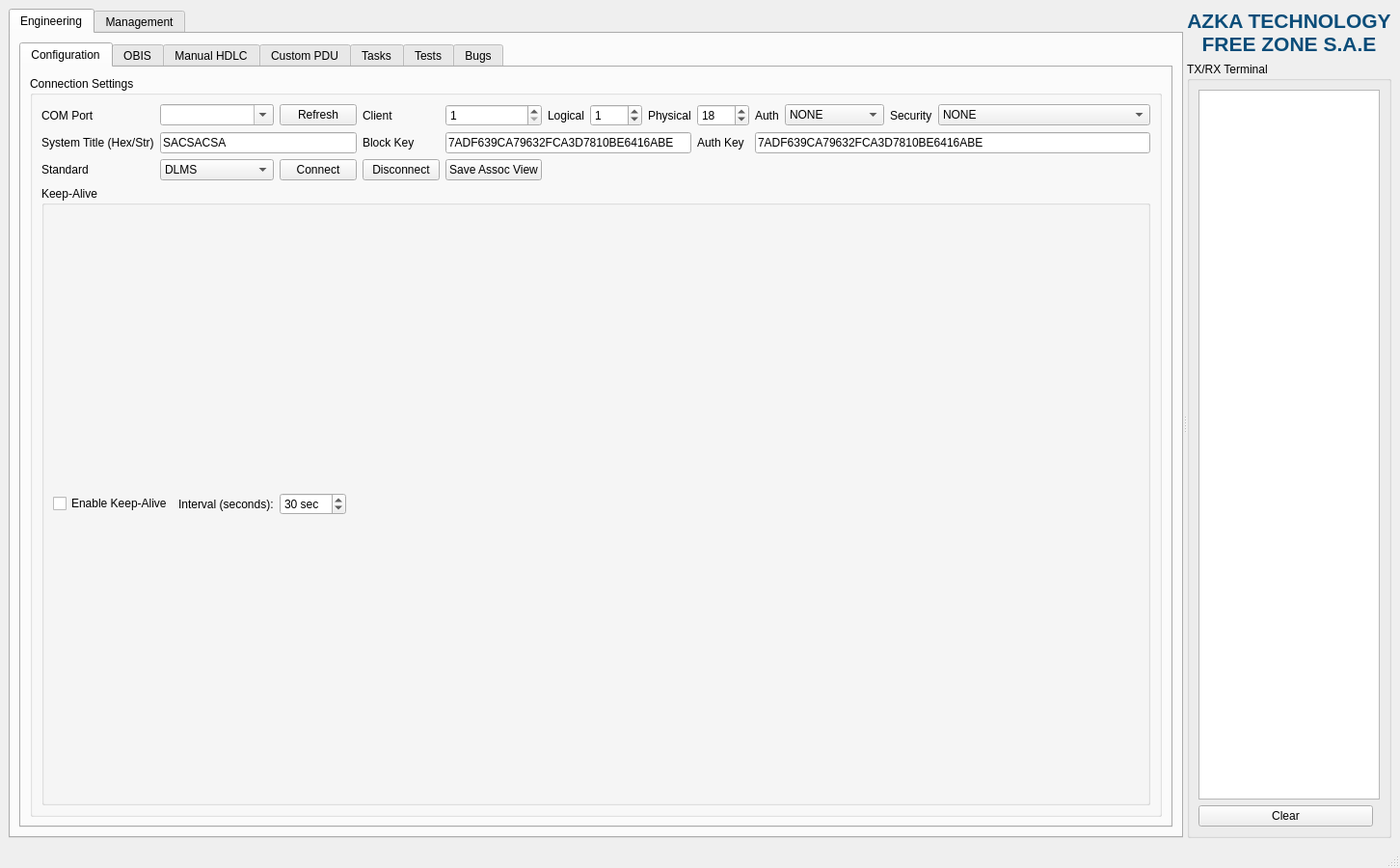
<?xml version="1.0" encoding="UTF-8"?>
<ui version="4.0">
 <class>MainWindow</class>
 <widget class="QMainWindow" name="MainWindow">
  <property name="geometry">
   <rect>
    <x>0</x>
    <y>0</y>
    <width>1400</width>
    <height>900</height>
   </rect>
  </property>
  <property name="windowTitle">
   <string>DLMS GUI — AZKA TECHNOLOGY</string>
  </property>
  <widget class="QWidget" name="centralWidget">
   <layout class="QHBoxLayout" name="mainHLayout">
    <item>
     <widget class="QSplitter" name="mainSplitter">
      <property name="orientation">
       <enum>Qt::Horizontal</enum>
      </property>
      <widget class="QTabWidget" name="mainTabWidget">
       <property name="tabPosition">
        <enum>QTabWidget::North</enum>
       </property>
       <widget class="QWidget" name="tabEngineering">
        <attribute name="title">
         <string>Engineering</string>
        </attribute>
        <layout class="QVBoxLayout" name="engVLayout">
         <item>
          <widget class="QTabWidget" name="engTabWidget">
           <widget class="QWidget" name="tabConfiguration">
            <attribute name="title">
             <string>Configuration</string>
            </attribute>
            <layout class="QVBoxLayout" name="cfgVLayout">
             <item>
              <widget class="QGroupBox" name="connGroupBox">
               <property name="title">
                <string>Connection Settings</string>
               </property>
               <layout class="QGridLayout" name="connGridLayout">
                <item row="0" column="0">
                 <widget class="QLabel" name="lblPort">
                  <property name="text"><string>COM Port</string></property>
                 </widget>
                </item>
                <item row="0" column="1">
                 <widget class="QComboBox" name="cmbPort">
                  <property name="editable"><bool>true</bool></property>
                  <property name="minimumWidth"><number>90</number></property>
                 </widget>
                </item>
                <item row="0" column="2">
                 <widget class="QPushButton" name="btnRefreshPorts">
                  <property name="text"><string>Refresh</string></property>
                 </widget>
                </item>
                <item row="0" column="3">
                 <widget class="QLabel" name="lblClient">
                  <property name="text"><string>Client</string></property>
                 </widget>
                </item>
                <item row="0" column="4">
                 <widget class="QSpinBox" name="spinClient">
                  <property name="minimum"><number>1</number></property>
                  <property name="maximum"><number>127</number></property>
                  <property name="value"><number>1</number></property>
                  <property name="maximumWidth"><number>70</number></property>
                 </widget>
                </item>
                <item row="0" column="5">
                 <widget class="QLabel" name="lblLogical">
                  <property name="text"><string>Logical</string></property>
                 </widget>
                </item>
                <item row="0" column="6">
                 <widget class="QSpinBox" name="spinLogical">
                  <property name="minimum"><number>0</number></property>
                  <property name="maximum"><number>9999</number></property>
                  <property name="value"><number>1</number></property>
                  <property name="maximumWidth"><number>70</number></property>
                 </widget>
                </item>
                <item row="0" column="7">
                 <widget class="QLabel" name="lblPhysical">
                  <property name="text"><string>Physical</string></property>
                 </widget>
                </item>
                <item row="0" column="8">
                 <widget class="QSpinBox" name="spinPhysical">
                  <property name="minimum"><number>0</number></property>
                  <property name="maximum"><number>9999</number></property>
                  <property name="value"><number>18</number></property>
                  <property name="maximumWidth"><number>70</number></property>
                 </widget>
                </item>
                <item row="0" column="9">
                 <widget class="QLabel" name="lblAuth">
                  <property name="text"><string>Auth</string></property>
                 </widget>
                </item>
                <item row="0" column="10">
                 <widget class="QComboBox" name="cmbAuth">
                  <item><property name="text"><string>NONE</string></property></item>
                  <item><property name="text"><string>LOW</string></property></item>
                  <item><property name="text"><string>HIGH</string></property></item>
                  <item><property name="text"><string>HIGH_GMAC</string></property></item>
                 </widget>
                </item>
                <item row="0" column="11">
                 <widget class="QLabel" name="lblSecurity">
                  <property name="text"><string>Security</string></property>
                 </widget>
                </item>
                <item row="0" column="12">
                 <widget class="QComboBox" name="cmbSecurity">
                  <item><property name="text"><string>NONE</string></property></item>
                  <item><property name="text"><string>AUTHENTICATION</string></property></item>
                  <item><property name="text"><string>ENCRYPTION</string></property></item>
                  <item><property name="text"><string>AUTHENTICATION_ENCRYPTION</string></property></item>
                 </widget>
                </item>
                <item row="1" column="0">
                 <widget class="QLabel" name="lblSysTitle">
                  <property name="text"><string>System Title (Hex/Str)</string></property>
                 </widget>
                </item>
                <item row="1" column="1" colspan="2">
                 <widget class="QLineEdit" name="editSysTitle">
                  <property name="text"><string>SACSACSA</string></property>
                 </widget>
                </item>
                <item row="1" column="3">
                 <widget class="QLabel" name="lblBlockKey">
                  <property name="text"><string>Block Key</string></property>
                 </widget>
                </item>
                <item row="1" column="4" colspan="4">
                 <widget class="QLineEdit" name="editBlockKey">
                  <property name="text"><string>7ADF639CA79632FCA3D7810BE6416ABE</string></property>
                 </widget>
                </item>
                <item row="1" column="8">
                 <widget class="QLabel" name="lblAuthKey">
                  <property name="text"><string>Auth Key</string></property>
                 </widget>
                </item>
                <item row="1" column="9" colspan="4">
                 <widget class="QLineEdit" name="editAuthKey">
                  <property name="text"><string>7ADF639CA79632FCA3D7810BE6416ABE</string></property>
                 </widget>
                </item>
                <item row="2" column="0">
                 <widget class="QLabel" name="lblStandard">
                  <property name="text"><string>Standard</string></property>
                 </widget>
                </item>
                <item row="2" column="1">
                 <widget class="QComboBox" name="cmbStandard">
                  <item><property name="text"><string>DLMS</string></property></item>
                  <item><property name="text"><string>ITALY</string></property></item>
                  <item><property name="text"><string>INDIA</string></property></item>
                  <item><property name="text"><string>SAUDI_ARABIA</string></property></item>
                  <item><property name="text"><string>SPAIN</string></property></item>
                 </widget>
                </item>
                <item row="2" column="2">
                 <widget class="QPushButton" name="btnConnect">
                  <property name="text"><string>Connect</string></property>
                 </widget>
                </item>
                <item row="2" column="3">
                 <widget class="QPushButton" name="btnDisconnect">
                  <property name="text"><string>Disconnect</string></property>
                 </widget>
                </item>
                <item row="2" column="4">
                 <widget class="QPushButton" name="btnSaveAssocView">
                  <property name="text"><string>Save Assoc View</string></property>
                 </widget>
                </item>
				<item row="3" column="0" colspan="13">
				<widget class="QGroupBox" name="keepAliveGroup">
					<property name="title">
					<string>Keep-Alive</string>
					</property>
					<layout class="QHBoxLayout" name="keepAliveLayout">
					<item>
					<widget class="QCheckBox" name="chkKeepAlive">
					<property name="text">
						<string>Enable Keep-Alive</string>
					</property>
					<property name="checked">
						<bool>false</bool>
					</property>
					</widget>
					</item>
					<item>
					<widget class="QLabel" name="lblKeepAliveInterval">
					<property name="text">
						<string>Interval (seconds):</string>
					</property>
					</widget>
					</item>
					<item>
					<widget class="QSpinBox" name="spinKeepAliveInterval">
					<property name="minimum">
						<number>10</number>
					</property>
					<property name="maximum">
						<number>300</number>
					</property>
					<property name="value">
						<number>30</number>
					</property>
					<property name="suffix">
						<string> sec</string>
					</property>
					</widget>
					</item>
					<item>
					<spacer>
					<property name="orientation">
						<enum>Qt::Horizontal</enum>
					</property>
					<property name="sizeHint" stdset="0">
						<size>
						<width>40</width>
						<height>20</height>
						</size>
					</property>
					</spacer>
					</item>
                </layout>
               </widget>
              </item>
               </layout>
              </widget>
             </item>
            </layout>
           </widget>
           <widget class="QWidget" name="tabOBIS">
            <attribute name="title">
             <string>OBIS</string>
            </attribute>
            <layout class="QVBoxLayout" name="obisVLayout">
             <item>
              <widget class="QSplitter" name="obisSplitter">
               <property name="orientation">
                <enum>Qt::Vertical</enum>
               </property>
               <widget class="QWidget" name="obisTopWidget">
                <layout class="QVBoxLayout" name="obisTopLayout">
                 <item>
                  <widget class="QTreeWidget" name="obisTree">
                   <column><property name="text"><string>Logical Name</string></property></column>
                   <column><property name="text"><string>Name</string></property></column>
                   <column><property name="text"><string>Type</string></property></column>
                  </widget>
                 </item>
                 <item>
                  <layout class="QHBoxLayout" name="obisCtrlLayout">
                   <item>
                    <widget class="QLabel" name="lblSelOBIS">
                     <property name="text"><string>Selected OBIS:</string></property>
                    </widget>
                   </item>
                   <item>
                    <widget class="QLineEdit" name="editSelOBIS">
                     <property name="readOnly"><bool>false</bool></property>
                    </widget>
                   </item>
                   <item>
                    <widget class="QPushButton" name="btnRefreshOBIS">
                     <property name="text"><string>Refresh OBIS</string></property>
                    </widget>
                   </item>
                   <item>
                    <widget class="QPushButton" name="btnSelectObject">
                     <property name="text"><string>Select Object</string></property>
                    </widget>
                   </item>
                  </layout>
                 </item>
                 <item>
                  <layout class="QHBoxLayout">
                   <item>
                    <widget class="QLabel" name="lblTypeDesc">
                     <property name="text"><string>Type:</string></property>
                    </widget>
                   </item>
                   <item>
                    <widget class="QLabel" name="lblTypeDescValue">
                     <property name="text"><string></string></property>
                     <property name="wordWrap"><bool>true</bool></property>
                    </widget>
                   </item>
                  </layout>
                 </item>
                </layout>
               </widget>
               <widget class="QWidget" name="obisBottomWidget">
                <layout class="QVBoxLayout" name="obisBottomLayout">
                 <item>
                  <widget class="QLabel" name="lblAttributes">
                   <property name="text"><string>Attributes</string></property>
                  </widget>
                 </item>
                 <item>
                  <widget class="QTreeWidget" name="attrsTree">
                   <property name="alternatingRowColors"><bool>true</bool></property>
                   <column><property name="text"><string>Attr</string></property></column>
                   <column><property name="text"><string>Name</string></property></column>
                   <column><property name="text"><string>Right</string></property></column>
                   <column><property name="text"><string>Type</string></property></column>
                   <column><property name="text"><string>Value</string></property></column>
                  </widget>
                 </item>
                 <item>
                  <layout class="QHBoxLayout" name="attrOpsLayout">
                   <item>
                    <widget class="QLabel" name="lblAttrEditor">
                     <property name="text"><string>Editor:</string></property>
                    </widget>
                   </item>
                   <item>
                    <widget class="QLineEdit" name="editAttrValue">
                     <property name="placeholderText"><string>Attribute value</string></property>
                    </widget>
                   </item>
                   <item>
                    <widget class="QPushButton" name="btnAdvancedEditor">
                     <property name="text"><string>Advanced Editor...</string></property>
                    </widget>
                   </item>
                   <item>
                    <widget class="QPushButton" name="btnReadSelected">
                     <property name="text"><string>Read Selected</string></property>
                    </widget>
                   </item>
                   <item>
                    <widget class="QPushButton" name="btnWriteSelected">
                     <property name="text"><string>Write Selected</string></property>
                    </widget>
                   </item>
                  </layout>
                 </item>
                 <item>
                  <widget class="QLabel" name="lblMethods">
                   <property name="text"><string>Methods</string></property>
                  </widget>
                 </item>
                 <item>
                  <widget class="QTreeWidget" name="methodsTree">
                   <property name="alternatingRowColors"><bool>true</bool></property>
                   <column><property name="text"><string>Method</string></property></column>
                   <column><property name="text"><string>Name</string></property></column>
                   <column><property name="text"><string>Right</string></property></column>
                  </widget>
                 </item>
                 <item>
                  <layout class="QHBoxLayout" name="methodOpsLayout">
                   <item>
                    <widget class="QLabel" name="lblParamType">
                     <property name="text"><string>Param Type</string></property>
                    </widget>
                   </item>
                   <item>
                    <widget class="QComboBox" name="cmbMethodType">
                     <item><property name="text"><string>NONE</string></property></item>
                     <item><property name="text"><string>BOOLEAN</string></property></item>
                     <item><property name="text"><string>INT8</string></property></item>
                     <item><property name="text"><string>INT16</string></property></item>
                     <item><property name="text"><string>INT32</string></property></item>
                     <item><property name="text"><string>INT64</string></property></item>
                     <item><property name="text"><string>UINT8</string></property></item>
                     <item><property name="text"><string>UINT16</string></property></item>
                     <item><property name="text"><string>UINT32</string></property></item>
                     <item><property name="text"><string>UINT64</string></property></item>
                     <item><property name="text"><string>OCTET_STRING</string></property></item>
                     <item><property name="text"><string>STRING</string></property></item>
                     <item><property name="text"><string>DATETIME</string></property></item>
                    </widget>
                   </item>
                   <item>
                    <widget class="QLabel" name="lblParamValue">
                     <property name="text"><string>Param Value</string></property>
                    </widget>
                   </item>
                   <item>
                    <widget class="QLineEdit" name="editMethodValue"/>
                   </item>
                   <item>
                    <widget class="QPushButton" name="btnRunMethod">
                     <property name="text"><string>Run Method</string></property>
                    </widget>
                   </item>
                  </layout>
                 </item>
                </layout>
               </widget>
              </widget>
             </item>
            </layout>
           </widget>
           <widget class="QWidget" name="tabManualHDLC">
            <attribute name="title">
             <string>Manual HDLC</string>
            </attribute>
            <layout class="QVBoxLayout" name="hdlcVLayout">
             <item>
              <widget class="QGroupBox" name="grpTX">
               <property name="title"><string>TX Frame (Hex)</string></property>
               <layout class="QVBoxLayout">
                <item>
                 <widget class="QPlainTextEdit" name="txText">
                  <property name="font">
                   <font><family>Consolas</family><pointsize>10</pointsize></font>
                  </property>
                  <property name="placeholderText"><string>Enter hex bytes separated by spaces, e.g.: 7E A0 08 ...</string></property>
                 </widget>
                </item>
                <item>
                 <layout class="QHBoxLayout">
                  <item><spacer><property name="orientation"><enum>Qt::Horizontal</enum></property></spacer></item>
                  <item>
                   <widget class="QPushButton" name="btnSendRaw">
                    <property name="text"><string>Send Frame</string></property>
                   </widget>
                  </item>
                 </layout>
                </item>
               </layout>
              </widget>
             </item>
             <item>
              <widget class="QGroupBox" name="grpRX">
               <property name="title"><string>RX Frame (Hex)</string></property>
               <layout class="QVBoxLayout">
                <item>
                 <widget class="QPlainTextEdit" name="rxText">
                  <property name="readOnly"><bool>true</bool></property>
                  <property name="font">
                   <font><family>Consolas</family><pointsize>10</pointsize></font>
                  </property>
                 </widget>
                </item>
               </layout>
              </widget>
             </item>
            </layout>
           </widget>
           <widget class="QWidget" name="tabCustomPDU">
            <attribute name="title">
             <string>Custom PDU</string>
            </attribute>
            <layout class="QVBoxLayout" name="pduVLayout">
             <item>
              <widget class="QGroupBox" name="grpPDUInput">
               <property name="title"><string>PDU Input (Hex)</string></property>
               <layout class="QVBoxLayout">
                <item>
                 <layout class="QHBoxLayout">
                  <item>
                   <widget class="QLabel" name="lblPDUMode">
                    <property name="text"><string>Input mode:</string></property>
                   </widget>
                  </item>
                  <item>
                   <widget class="QRadioButton" name="radioPDUHex">
                    <property name="text"><string>Hex</string></property>
                    <property name="checked"><bool>true</bool></property>
                   </widget>
                  </item>
                  <item>
                   <widget class="QRadioButton" name="radioPDUXml">
                    <property name="text"><string>XML</string></property>
                   </widget>
                  </item>
                  <item><spacer><property name="orientation"><enum>Qt::Horizontal</enum></property></spacer></item>
                 </layout>
                </item>
                <item>
                 <widget class="QPlainTextEdit" name="pduInput">
                  <property name="font"><font><family>Consolas</family><pointsize>10</pointsize></font></property>
                 </widget>
                </item>
               </layout>
              </widget>
             </item>
             <item>
              <widget class="QGroupBox" name="grpPDUOptions">
               <property name="title"><string>Wrapping Options</string></property>
               <layout class="QGridLayout" name="pduOptsGrid">
                <item row="0" column="0">
                 <widget class="QCheckBox" name="chkApplyCipher">
                  <property name="text"><string>Apply Ciphering</string></property>
                  <property name="checked"><bool>true</bool></property>
                 </widget>
                </item>
                <item row="0" column="1">
                 <widget class="QLabel" name="lblCipherTag">
                  <property name="text"><string>Cipher Tag</string></property>
                 </widget>
                </item>
                <item row="0" column="2">
                 <widget class="QComboBox" name="cmbCipherTag">
                  <item><property name="text"><string>AUTO (from PDU byte 0)</string></property></item>
                  <item><property name="text"><string>0xC8  GLO_GET_REQUEST</string></property></item>
                  <item><property name="text"><string>0xC9  GLO_SET_REQUEST</string></property></item>
                  <item><property name="text"><string>0xCB  GLO_METHOD_REQUEST</string></property></item>
                  <item><property name="text"><string>0xDB  GENERAL_GLO_CIPHERING</string></property></item>
                 </widget>
                </item>
                <item row="0" column="3">
                 <widget class="QCheckBox" name="chkAddLLC">
                  <property name="text"><string>Add LLC Bytes</string></property>
                  <property name="checked"><bool>true</bool></property>
                 </widget>
                </item>
                <item row="0" column="4">
                 <widget class="QLabel" name="lblInvCounter">
                  <property name="text"><string>Invocation Counter</string></property>
                 </widget>
                </item>
                <item row="0" column="5">
                 <widget class="QLineEdit" name="editInvCounter">
                  <property name="text"><string>AUTO</string></property>
                  <property name="maximumWidth"><number>100</number></property>
                 </widget>
                </item>
                <item row="1" column="0">
                 <widget class="QLabel" name="lblFrameType">
                  <property name="text"><string>Frame Type (hex)</string></property>
                 </widget>
                </item>
                <item row="1" column="1">
                 <widget class="QLineEdit" name="editFrameType">
                  <property name="text"><string>0xDC</string></property>
                  <property name="maximumWidth"><number>80</number></property>
                 </widget>
                </item>
                <item row="1" column="2">
                 <widget class="QLabel" name="lblFrameTypeHint">
                  <property name="text"><string>(AUTO = use getNextSend)</string></property>
                 </widget>
                </item>
                <item row="1" column="4">
                 <widget class="QPushButton" name="btnBuildFrame">
                  <property name="text"><string>Build Frame</string></property>
                 </widget>
                </item>
                <item row="1" column="5">
                 <widget class="QPushButton" name="btnSendPDU">
                  <property name="text"><string>Send Frame</string></property>
                 </widget>
                </item>
               </layout>
              </widget>
             </item>
             <item>
              <widget class="QGroupBox" name="grpBuiltFrame">
               <property name="title"><string>Built Frame (Hex)</string></property>
               <layout class="QVBoxLayout">
                <item>
                 <widget class="QPlainTextEdit" name="pduBuiltText">
                  <property name="readOnly"><bool>true</bool></property>
                  <property name="font"><font><family>Consolas</family><pointsize>10</pointsize></font></property>
                 </widget>
                </item>
               </layout>
              </widget>
             </item>
             <item>
              <widget class="QGroupBox" name="grpPDURX">
               <property name="title"><string>RX Response (Hex)</string></property>
               <layout class="QVBoxLayout">
                <item>
                 <widget class="QPlainTextEdit" name="pduRxText">
                  <property name="readOnly"><bool>true</bool></property>
                  <property name="font"><font><family>Consolas</family><pointsize>10</pointsize></font></property>
                 </widget>
                </item>
               </layout>
              </widget>
             </item>
            </layout>
           </widget>
		   <widget class="QWidget" name="tabTasks">
            <attribute name="title">
             <string>Tasks</string>
            </attribute>
            <layout class="QVBoxLayout" name="tasksVLayout">
             <item>
              <widget class="QGroupBox" name="tasksControlGroup">
               <property name="title">
                <string>Task Controls</string>
               </property>
               <layout class="QHBoxLayout" name="tasksControlLayout">
                <item>
                 <widget class="QPushButton" name="btnAddTask">
                  <property name="text">
                   <string>Add Task</string>
                  </property>
                  <property name="icon">
                   <iconset theme="list-add"/>
                  </property>
                 </widget>
                </item>
                <item>
                 <widget class="QPushButton" name="btnEditTask">
                  <property name="text">
                   <string>Edit Task</string>
                  </property>
                 </widget>
                </item>
                <item>
                 <widget class="QPushButton" name="btnRemoveTask">
                  <property name="text">
                   <string>Remove Task</string>
                  </property>
                 </widget>
                </item>
                <item>
                 <widget class="QCheckBox" name="chkListMode">
                  <property name="text">
                   <string>Use WithList Commands</string>
                  </property>
                  <property name="checked">
                   <bool>true</bool>
                  </property>
                 </widget>
                </item>
                <item>
                 <widget class="QLabel" name="lblMaxItems">
                  <property name="text">
                   <string>Max per group: 10</string>
                  </property>
                 </widget>
                </item>
                <item>
                 <spacer>
                  <property name="orientation">
                   <enum>Qt::Horizontal</enum>
                  </property>
                  <property name="sizeHint" stdset="0">
                   <size>
                    <width>40</width>
                    <height>20</height>
                   </size>
                  </property>
                 </spacer>
                </item>
                <item>
                 <widget class="QPushButton" name="btnRunTasks">
                  <property name="text">
                   <string>Run Tasks</string>
                  </property>
                  <property name="styleSheet">
                   <string>background-color: #4CAF50; color: white; font-weight: bold;</string>
                  </property>
                 </widget>
                </item>
               </layout>
              </widget>
             </item>
             <item>
              <widget class="QTreeWidget" name="tasksTree">
               <property name="alternatingRowColors">
                <bool>true</bool>
               </property>
               <property name="selectionBehavior">
                <enum>QAbstractItemView::SelectRows</enum>
               </property>
               <property name="columnCount">
                <number>7</number>
               </property>
               <column>
                <property name="text">
                 <string>Run</string>
                </property>
                <property name="width">
                 <number>50</number>
                </property>
               </column>
               <column>
                <property name="text">
                 <string>Type</string>
                </property>
               </column>
               <column>
                <property name="text">
                 <string>OBIS</string>
                </property>
               </column>
               <column>
                <property name="text">
                 <string>Attribute/Method</string>
                </property>
               </column>
               <column>
                <property name="text">
                 <string>Data/Params</string>
                </property>
               </column>
               <column>
                <property name="text">
                 <string>Response</string>
                </property>
               </column>
               <column>
                <property name="text">
                 <string>Status</string>
                </property>
               </column>
              </widget>
             </item>
            </layout>
           </widget>
           <widget class="QWidget" name="tabTests">
            <attribute name="title">
             <string>Tests</string>
            </attribute>
            <layout class="QVBoxLayout" name="testsVLayout">
             <item>
              <layout class="QHBoxLayout">
               <item>
                <widget class="QPushButton" name="btnAddTestFile">
                 <property name="text"><string>Add Test File</string></property>
                </widget>
               </item>
               <item>
                <widget class="QPushButton" name="btnClearTestFiles">
                 <property name="text"><string>Clear Test Files</string></property>
                </widget>
               </item>
               <item><spacer><property name="orientation"><enum>Qt::Horizontal</enum></property></spacer></item>
              </layout>
             </item>
             <item>
              <widget class="QListWidget" name="testsList"/>
             </item>
             <item>
              <layout class="QHBoxLayout">
               <item>
                <widget class="QPushButton" name="btnCollectTests">
                 <property name="text"><string>Collect Tests</string></property>
                </widget>
               </item>
               <item>
                <widget class="QPushButton" name="btnRunSelected">
                 <property name="text"><string>Run Selected</string></property>
                </widget>
               </item>
               <item>
                <widget class="QPushButton" name="btnRunAll">
                 <property name="text"><string>Run All</string></property>
                </widget>
               </item>
               <item><spacer><property name="orientation"><enum>Qt::Horizontal</enum></property></spacer></item>
              </layout>
             </item>
            </layout>
           </widget>
           <widget class="QWidget" name="tabBugs">
            <attribute name="title">
             <string>Bugs</string>
            </attribute>
            <layout class="QVBoxLayout" name="bugsVLayout">
             <item>
              <layout class="QGridLayout" name="bugsCredsGrid">
               <item row="0" column="0">
                <widget class="QLabel" name="lblAzureUrlBug">
                 <property name="text"><string>Azure URL</string></property>
                </widget>
               </item>
               <item row="0" column="1">
                <widget class="QLineEdit" name="editAzureUrl">
                 <property name="placeholderText"><string>https://dev.azure.com/{org}/{project}/...</string></property>
                </widget>
               </item>
               <item row="0" column="2">
                <widget class="QLabel" name="lblPATBug">
                 <property name="text"><string>PAT</string></property>
                </widget>
               </item>
               <item row="0" column="3">
                <widget class="QLineEdit" name="editPAT">
                 <property name="echoMode"><enum>QLineEdit::Password</enum></property>
                </widget>
               </item>
              </layout>
             </item>
             <item>
              <widget class="QPlainTextEdit" name="bugText">
               <property name="placeholderText"><string>Bug description / test output...</string></property>
              </widget>
             </item>
             <item>
              <layout class="QHBoxLayout">
               <item>
                <widget class="QPushButton" name="btnCreateBug">
                 <property name="text"><string>Create Bug</string></property>
                </widget>
               </item>
               <item><spacer><property name="orientation"><enum>Qt::Horizontal</enum></property></spacer></item>
              </layout>
             </item>
            </layout>
           </widget>
          </widget>
         </item>
        </layout>
       </widget>
       <widget class="QWidget" name="tabManagement">
        <attribute name="title">
         <string>Management</string>
        </attribute>
        <layout class="QVBoxLayout" name="mgrVLayout">
         <item>
          <layout class="QGridLayout" name="mgrCredsGrid">
           <item row="0" column="0">
            <widget class="QLabel" name="lblAzureUrlMgr">
             <property name="text"><string>Azure URL</string></property>
            </widget>
           </item>
           <item row="0" column="1">
            <widget class="QLineEdit" name="editAzureUrlMgr">
             <property name="placeholderText"><string>https://dev.azure.com/{org}/{project}/...</string></property>
            </widget>
           </item>
           <item row="0" column="2">
            <widget class="QLabel" name="lblPATMgr">
             <property name="text"><string>PAT</string></property>
            </widget>
           </item>
           <item row="0" column="3">
            <widget class="QLineEdit" name="editPATMgr">
             <property name="echoMode"><enum>QLineEdit::Password</enum></property>
            </widget>
           </item>
          </layout>
         </item>
         <item>
          <layout class="QHBoxLayout">
           <item>
            <widget class="QPushButton" name="btnFetchBugs">
             <property name="text"><string>Fetch Bugs</string></property>
            </widget>
           </item>
           <item><spacer><property name="orientation"><enum>Qt::Horizontal</enum></property></spacer></item>
          </layout>
         </item>
         <item>
          <widget class="QTreeWidget" name="bugsTree">
           <column><property name="text"><string>ID</string></property></column>
           <column><property name="text"><string>Title</string></property></column>
           <column><property name="text"><string>State</string></property></column>
           <column><property name="text"><string>Severity</string></property></column>
          </widget>
         </item>
         <item>
          <widget class="QLabel" name="statsLabel">
           <property name="text"><string></string></property>
          </widget>
         </item>
        </layout>
       </widget>
      </widget>
      <widget class="QWidget" name="rightPane">
       <property name="maximumWidth"><number>380</number></property>
       <property name="minimumWidth"><number>200</number></property>
       <layout class="QVBoxLayout" name="rightVLayout">
        <item>
         <widget class="QLabel" name="logoLabel">
          <property name="minimumHeight"><number>120</number></property>
          <property name="maximumHeight"><number>160</number></property>
          <property name="alignment">
           <set>Qt::AlignCenter</set>
          </property>
          <property name="text">
           <string>&lt;span style='font-size:16pt;font-weight:bold;color:#0b4d79'&gt;AZKA TECHNOLOGY&lt;br/&gt;FREE ZONE S.A.E&lt;/span&gt;</string>
          </property>
         </widget>
        </item>
        <item>
         <widget class="QGroupBox" name="grpTerminal">
          <property name="title"><string>TX/RX Terminal</string></property>
          <layout class="QVBoxLayout" name="termVLayout">
           <item>
            <widget class="QPlainTextEdit" name="terminal">
             <property name="readOnly"><bool>true</bool></property>
             <property name="font"><font><family>Consolas</family><pointsize>9</pointsize></font></property>
             <property name="lineWrapMode"><enum>QPlainTextEdit::NoWrap</enum></property>
            </widget>
           </item>
           <item>
            <layout class="QHBoxLayout">
             <item>
              <widget class="QPushButton" name="btnClearTerminal">
               <property name="text"><string>Clear</string></property>
              </widget>
             </item>
             <item><spacer><property name="orientation"><enum>Qt::Horizontal</enum></property></spacer></item>
            </layout>
           </item>
          </layout>
         </widget>
        </item>
       </layout>
      </widget>
     </widget>
    </item>
   </layout>
  </widget>
  <widget class="QStatusBar" name="mainStatusBar"/>
 </widget>
</ui>
